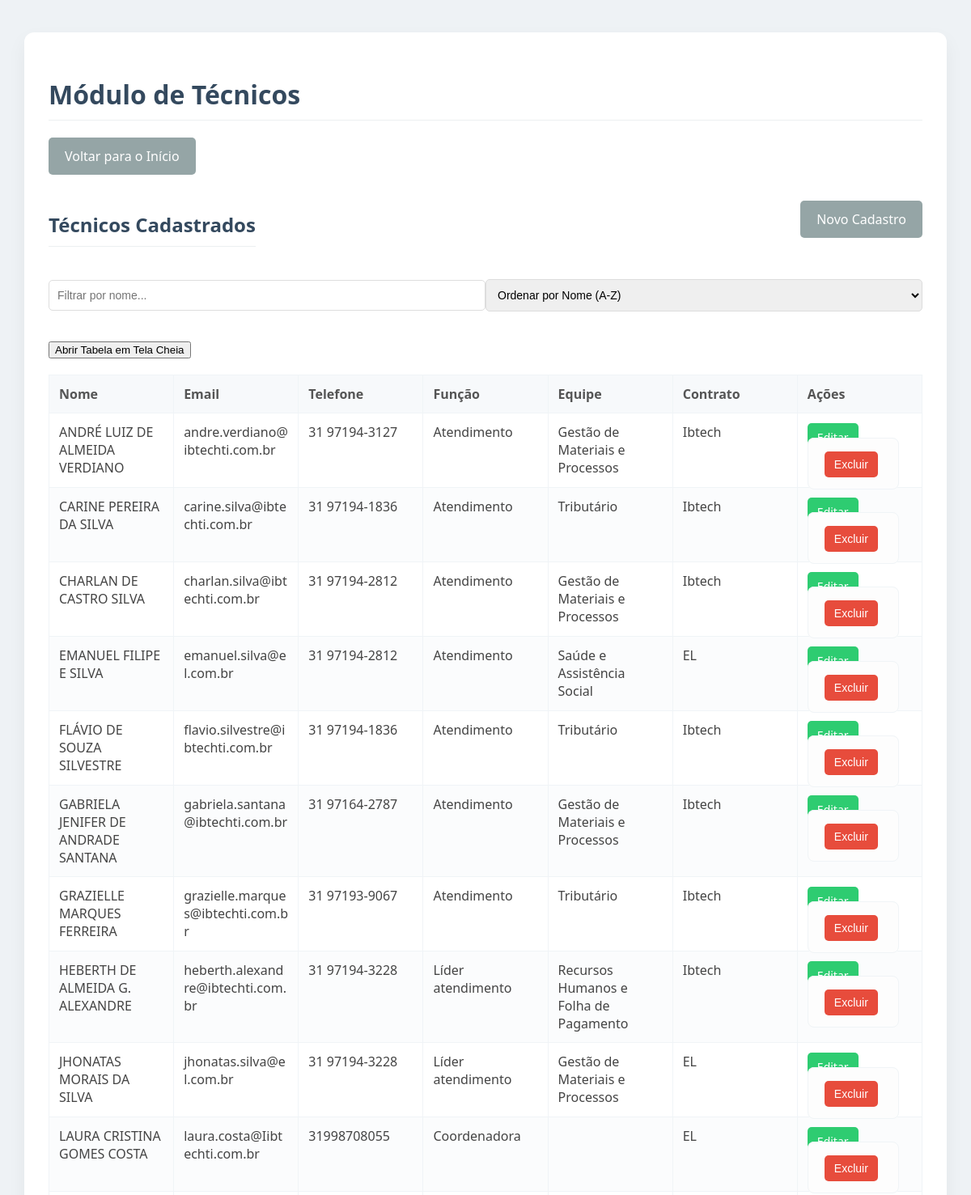
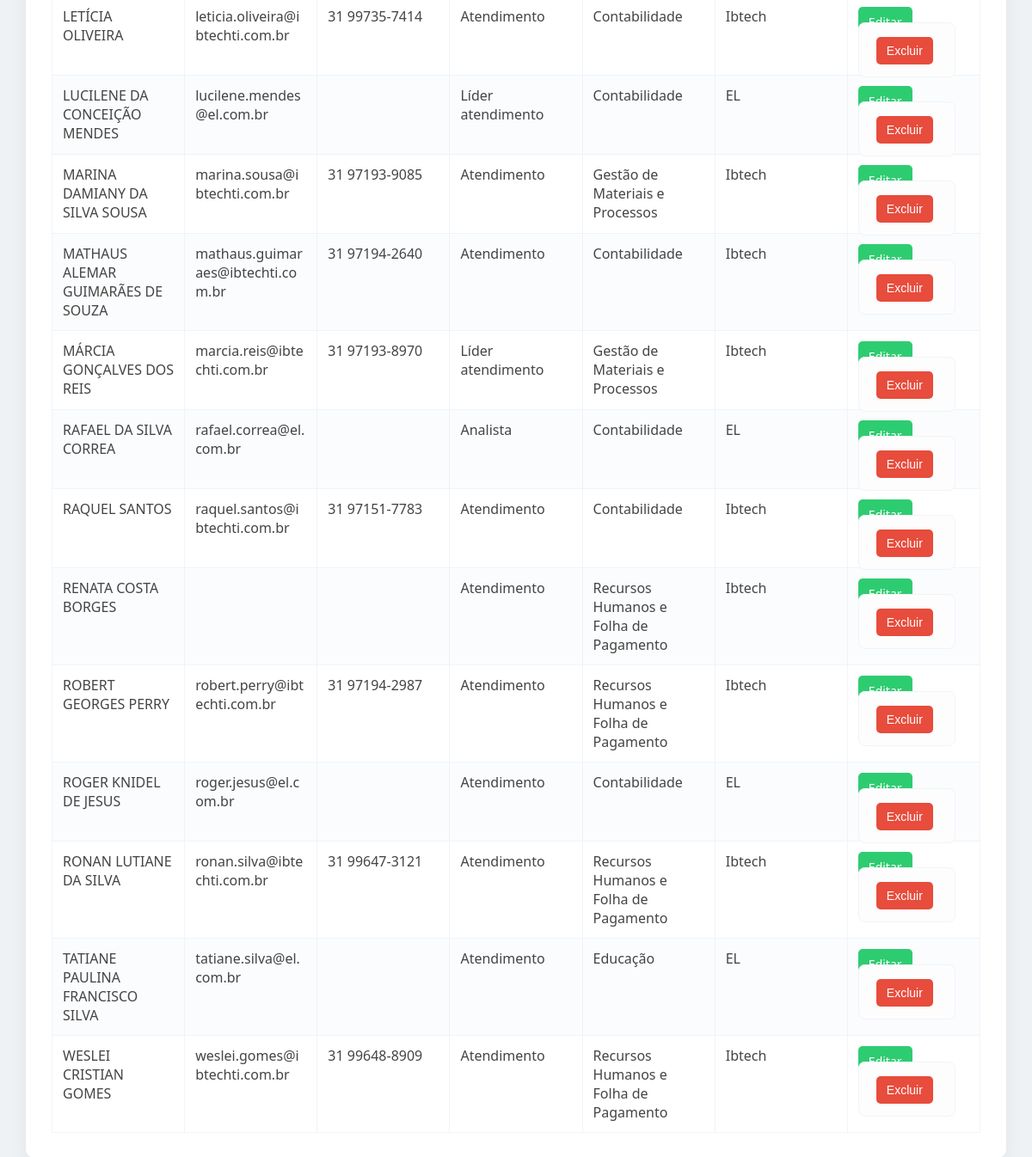
/tecnicos, run on the app's committed database (2 pictures, top to bottom).
### tables this page shows
CREATE TABLE tecnicos (
            id INTEGER PRIMARY KEY AUTOINCREMENT,
            nome TEXT NOT NULL,
            email TEXT,
            telefone TEXT,
            funcao TEXT,
            equipe TEXT,
            contrato TEXT
        );

### app.py (the view)
@app.route('/tecnicos')
def tecnicos():
    conn = get_db_connection()
    tecnicos_data = conn.execute('SELECT * FROM tecnicos').fetchall()
    equipes_data = conn.execute('SELECT nome FROM equipes').fetchall()
    conn.close()
    return render_template('tecnicos.html', tecnicos=tecnicos_data, equipes=equipes_data)

### app.py (called while the page is built)
def get_db_connection():
    conn = sqlite3.connect('database.db')
    conn.row_factory = sqlite3.Row
    return conn

### templates/tecnicos.html (shortened to what this page needs)
<!DOCTYPE html>
<html lang="pt-br">
<head>
    <link rel="stylesheet" href="{{ url_for('static', filename='style.css') }}">
</head>
<body>
    <div class="container">
        <h1>Módulo de Técnicos</h1>
        <a href="{{ url_for('index') }}" class="button">Voltar para o Início</a>
        <div class="header-actions">
            <h2>Técnicos Cadastrados</h2>
            <a href="{{ url_for('new_tecnico') }}" class="button">Novo Cadastro</a>
        </div>
        <div class="controls">
            <input type="text" id="filterInput" placeholder="Filtrar por nome...">
            <select id="sortSelect">
                <option value="0">Ordenar por Nome (A-Z)</option>
            </select>
        </div>
        <button onclick="abrirTelaCheia('tabela-tecnicos')">Abrir Tabela em Tela Cheia</button>
        <table id="tabela-tecnicos" border="1">
            <thead>
                <tr>
                    <th>Nome</th>
                    <th>Email</th>
                    <th>Telefone</th>
                    <th>Função</th>
                    <th>Equipe</th>
                    <th>Contrato</th>
                    <th>Ações</th>
                </tr>
            </thead>
            <tbody>
                {% for tecnico in tecnicos %}
                <tr>
                    <td>{{ tecnico[1] }}</td>
                    <td>{{ tecnico[2] }}</td>
                    <td>{{ tecnico[3] }}</td>
                    <td>{{ tecnico[4] }}</td>
                    <td>{{ tecnico[5] }}</td>
                    <td>{{ tecnico[6] }}</td>
                    <td class="actions">
                        <a href="{{ url_for('edit_tecnico', id=tecnico[0]) }}">Editar</a>
                        <form action="{{ url_for('delete_tecnico', id=tecnico[0]) }}" method="post" style="display:inline;">
                            <button type="submit" onclick="return confirm('Tem certeza que deseja excluir este técnico?');">Excluir</button>
                        </form>
                    </td>
                </tr>
                {% endfor %}
            </tbody>
        </table>
    </div>
</body>
</html>

### static/style.css (style rules this page uses)
body { font-family: 'Segoe UI', Tahoma, Geneva, Verdana, sans-serif; background-color: #eef2f5; margin: 0; padding: 0; color: #444; }
.container { max-width: 90%; margin: 40px auto; background: #fff; padding: 30px; border-radius: 12px; box-shadow: 0 10px 25px rgba(0, 0, 0, 0.05); }
h1, h2 { color: #34495e; border-bottom: 1px solid #ecf0f1; padding-bottom: 10px; margin-top: 25px; }
form { background: #fdfdfd; padding: 20px; border-radius: 8px; margin-bottom: 20px; border: 1px solid #f0f4f7; }
input[type="text"], input[type="email"], input[type="tel"], input[type="date"], input[type="number"], select, textarea { width: 100%; padding: 10px; margin-bottom: 15px; border: 1px solid #ddd; border-radius: 5px; box-sizing: border-box; font-size: 14px; transition: border-color 0.3s; }
button[type="submit"] { background-color: #3498db; color: white; padding: 12px 20px; border: none; border-radius: 5px; cursor: pointer; font-size: 16px; transition: background-color 0.3s; }
table { width: 100%; border-collapse: collapse; margin-top: 20px; table-layout: fixed; }
th, td { padding: 12px; border: 1px solid #f0f4f7; text-align: left; vertical-align: top; word-wrap: break-word; }
th { background-color: #f7f9fb; font-weight: 600; color: #555; }
tr:nth-child(even) { background-color: #fbfcfd; }
.actions a, .actions button { display: inline-block; padding: 8px 12px; margin-right: 5px; border: none; border-radius: 5px; text-decoration: none; color: white; cursor: pointer; font-size: 14px; transition: background-color 0.3s; }
.actions a { background-color: #2ecc71; }
.actions button { background-color: #e74c3c; }
a.button { display: inline-block; padding: 12px 20px; background-color: #95a5a6; color: white; text-decoration: none; border-radius: 5px; margin-bottom: 20px; transition: background-color 0.3s; }
.header-actions { display: flex; justify-content: space-between; align-items: center; margin-bottom: 20px; }
.controls { display: flex; justify-content: space-between; align-items: center; margin-bottom: 20px; }

### data on the page
tecnicos: nome "MÁRCIA GONÇALVES DOS REIS", email "marcia.reis@ibtechti.com.br", telefone "31 97193-8970", funcao "Líder atendimento", equipe "Gestão de Materiais e Processos", contrato "Ibtech"
tecnicos: nome "ANDRÉ LUIZ DE ALMEIDA VERDIANO", email "andre.verdiano@ibtechti.com.br", telefone "31 97194-3127", funcao "Atendimento", equipe "Gestão de Materiais e Processos", contrato "Ibtech"
tecnicos: nome "CARINE PEREIRA DA SILVA", email "carine.silva@ibtechti.com.br", telefone "31 97194-1836", funcao "Atendimento", equipe "Tributário", contrato "Ibtech"
tecnicos: nome "CHARLAN DE CASTRO SILVA", email "charlan.silva@ibtechti.com.br", telefone "31 97194-2812", funcao "Atendimento", equipe "Gestão de Materiais e Processos", contrato "Ibtech"
tecnicos: nome "EMANUEL FILIPE E SILVA", email "emanuel.silva@el.com.br", telefone "31 97194-2812", funcao "Atendimento", equipe "Saúde e Assistência Social", contrato "EL"
tecnicos: nome "FLÁVIO DE SOUZA SILVESTRE", email "flavio.silvestre@ibtechti.com.br", telefone "31 97194-1836", funcao "Atendimento", equipe "Tributário", contrato "Ibtech"
tecnicos: nome "GABRIELA JENIFER DE ANDRADE SANTANA", email "gabriela.santana@ibtechti.com.br", telefone "31 97164-2787", funcao "Atendimento", equipe "Gestão de Materiais e Processos", contrato "Ibtech"
tecnicos: nome "GRAZIELLE MARQUES FERREIRA", email "grazielle.marques@ibtechti.com.br", telefone "31 97193-9067", funcao "Atendimento", equipe "Tributário", contrato "Ibtech"
tecnicos: nome "HEBERTH DE ALMEIDA G. ALEXANDRE", email "heberth.alexandre@ibtechti.com.br", telefone "31 97194-3228", funcao "Líder atendimento", equipe "Recursos Humanos e Folha de Pagamento", contrato "Ibtech"
tecnicos: nome "JHONATAS MORAIS DA SILVA", email "jhonatas.silva@el.com.br", telefone "31 97194-3228", funcao "Líder atendimento", equipe "Gestão de Materiais e Processos", contrato "EL"
tecnicos: nome "LETÍCIA OLIVEIRA", email "leticia.oliveira@ibtechti.com.br", telefone "31 99735-7414", funcao "Atendimento", equipe "Contabilidade", contrato "Ibtech"
tecnicos: nome "LUCILENE DA CONCEIÇÃO MENDES", email "lucilene.mendes@el.com.br", funcao "Líder atendimento", equipe "Contabilidade", contrato "EL"
tecnicos: nome "MARINA DAMIANY DA SILVA SOUSA", email "marina.sousa@ibtechti.com.br", telefone "31 97193-9085", funcao "Atendimento", equipe "Gestão de Materiais e Processos", contrato "Ibtech"
tecnicos: nome "MATHAUS ALEMAR GUIMARÃES DE SOUZA", email "mathaus.guimaraes@ibtechti.com.br", telefone "31 97194-2640", funcao "Atendimento", equipe "Contabilidade", contrato "Ibtech"
tecnicos: nome "RAFAEL DA SILVA CORREA", email "rafael.correa@el.com.br", funcao "Analista", equipe "Contabilidade", contrato "EL"
tecnicos: nome "RAQUEL SANTOS", email "raquel.santos@ibtechti.com.br", telefone "31 97151-7783", funcao "Atendimento", equipe "Contabilidade", contrato "Ibtech"
tecnicos: nome "RENATA COSTA BORGES", funcao "Atendimento", equipe "Recursos Humanos e Folha de Pagamento", contrato "Ibtech"
tecnicos: nome "ROBERT GEORGES PERRY", email "robert.perry@ibtechti.com.br", telefone "31 97194-2987", funcao "Atendimento", equipe "Recursos Humanos e Folha de Pagamento", contrato "Ibtech"
tecnicos: nome "ROGER KNIDEL DE JESUS", email "roger.jesus@el.com.br", funcao "Atendimento", equipe "Contabilidade", contrato "EL"
tecnicos: nome "RONAN LUTIANE DA SILVA", email "ronan.silva@ibtechti.com.br", telefone "31 99647-3121", funcao "Atendimento", equipe "Recursos Humanos e Folha de Pagamento", contrato "Ibtech"
tecnicos: nome "TATIANE PAULINA FRANCISCO SILVA", email "tatiane.silva@el.com.br", funcao "Atendimento", equipe "Educação", contrato "EL"
tecnicos: nome "WESLEI CRISTIAN GOMES", email "weslei.gomes@ibtechti.com.br", telefone "31 99648-8909", funcao "Atendimento", equipe "Recursos Humanos e Folha de Pagamento", contrato "Ibtech"
tecnicos: nome "LAURA CRISTINA GOMES COSTA", email "laura.costa@Iibtechti.com.br", telefone "31998708055", funcao "Coordenadora", contrato "EL"
